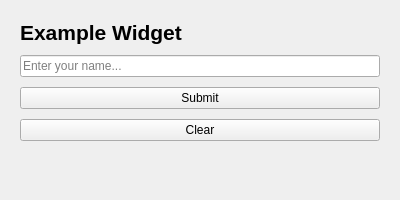
<?xml version="1.0" encoding="UTF-8"?>
<ui version="4.0">
 <class>ExampleWidget</class>
 <widget class="QWidget" name="ExampleWidget">
  <property name="geometry">
   <rect>
    <x>0</x>
    <y>0</y>
    <width>400</width>
    <height>200</height>
   </rect>
  </property>
  <property name="windowTitle">
   <string>Example Widget</string>
  </property>
  <layout class="QVBoxLayout" name="verticalLayout">
   <property name="spacing">
    <number>10</number>
   </property>
   <property name="leftMargin">
    <number>20</number>
   </property>
   <property name="topMargin">
    <number>20</number>
   </property>
   <property name="rightMargin">
    <number>20</number>
   </property>
   <property name="bottomMargin">
    <number>20</number>
   </property>
   <item>
    <widget class="QLabel" name="lblTitle">
     <property name="text">
      <string>Example Widget</string>
     </property>
     <property name="styleSheet">
      <string>font-size: 16pt; font-weight: bold;</string>
     </property>
    </widget>
   </item>
   <item>
    <widget class="QLineEdit" name="entName">
     <property name="placeholderText">
      <string>Enter your name...</string>
     </property>
    </widget>
   </item>
   <item>
    <widget class="QPushButton" name="btnSubmit">
     <property name="text">
      <string>Submit</string>
     </property>
    </widget>
   </item>
   <item>
    <widget class="QPushButton" name="btnClear">
     <property name="text">
      <string>Clear</string>
     </property>
    </widget>
   </item>
   <item>
    <spacer name="verticalSpacer">
     <property name="orientation">
      <enum>Qt::Vertical</enum>
     </property>
     <property name="sizeHint" stdset="0">
      <size>
       <width>20</width>
       <height>40</height>
      </size>
     </property>
    </spacer>
   </item>
  </layout>
 </widget>
 <resources/>
 <connections/>
</ui>
